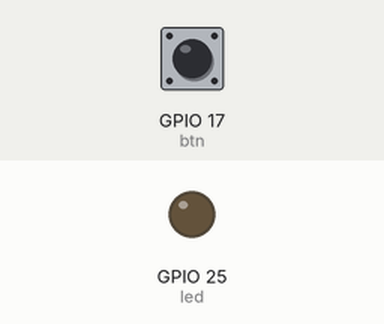
Simulated run of this program. Board: Raspberry Pi (BCM pin numbers). On the bench: output pins drawn as LEDs (lit = HIGH). The test bench sets the inputs (shaded band); at power-on: GPIO 17 (btn) HIGH.

Above: at 1.2 s.
1.3 s: GPIO 17 (btn) pulled LOW for 0.15 s
At 2.5 s:
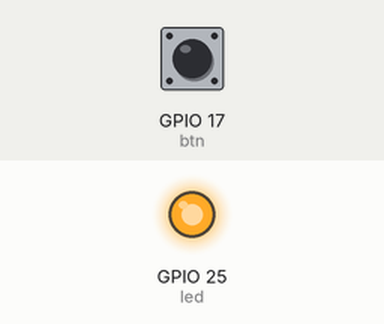
2.9 s: GPIO 17 (btn) pulled LOW for 1 s
At 3.9 s:
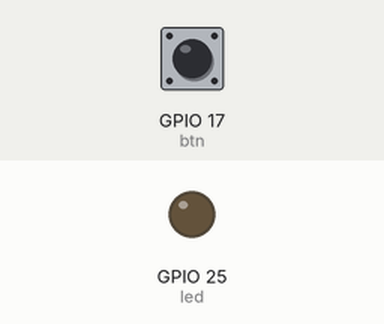
5.4 s: GPIO 17 (btn) pulled LOW for 3.2 s
At 5.8 s:
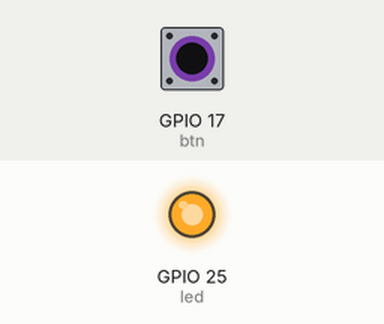
Timing chart, 0 to 8.4 s (numbered marks = the images above; inputs shaded):
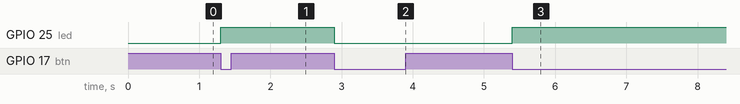

Measured:
- after the input at 1.3 s, GPIO 25 (led): LOW → HIGH at once
- after the input at 2.9 s, GPIO 25 (led): HIGH → LOW at once
- after the input at 5.4 s, GPIO 25 (led): LOW → HIGH at once

The program:

button_test.py
```python
from gpiozero import Button
from gpiozero import LED

btn = Button(17, pull_up=True)
led = LED(25)
# 상태 변수 선언
led_state = False  # 초기 상태 (False: 꺼짐, True: 켜짐)

# 현재 상태에 따라 반대 동작 실행
def toggle_led():
    global led_state  # 글로벌 변수로 상태를 추적
    if led_state:
        led.off()  # LED 끄기
    else:
        led.on()   # LED 켜기
    led_state = not led_state  # 상태 반전


while True:
    btn.wait_for_press()
    toggle_led()
    btn.wait_for_release()
```
